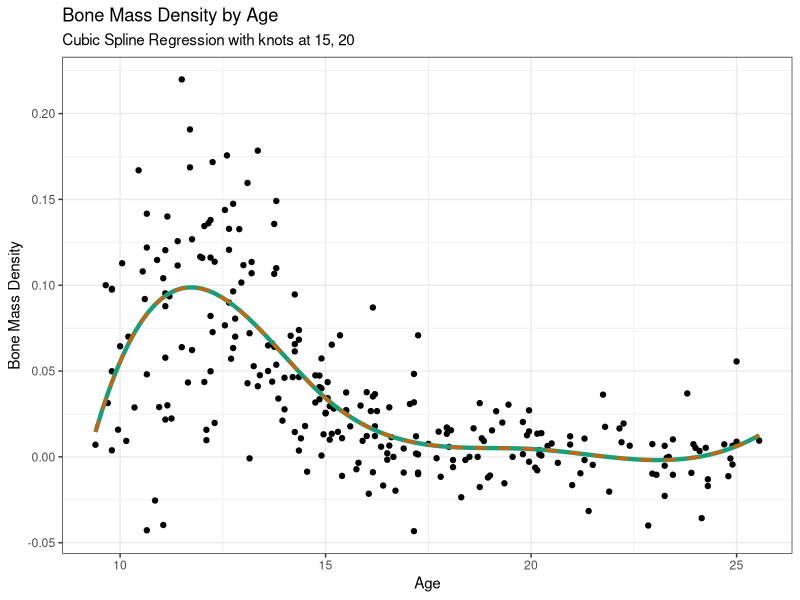

R code for this plot: (Note: this script raises an error after producing the figure.)
## ---- chunk 1
knitr::opts_chunk$set(echo = TRUE)
library(tidyverse)
library(splines)
## ---- chunk 2
bone_mass <- read_delim("BoneMassData.txt", delim = " ")

females <- bone_mass %>% filter(gender == "female")


y <- females$spnbmd
x <- females$age

h_5 <- function(x, zeta_1 = 15){ifelse((x - zeta_1) > 0, (x - zeta_1)^3, 0)}
h_6 <- function(x, zeta_2 = 20){ifelse((x - zeta_2) > 0, (x - zeta_2)^3, 0)}

B <- matrix(
  c(rep(1, length(x)),
  x,
  x^2,
  x^3,
  h_5(x),
  h_6(x)),
  ncol = 6
)

alpha <- solve(t(B) %*% B) %*% t(B) %*% y

## ---- chunk 3

S_x <- function(x, zeta_1 = 15, zeta_2 = 20, A = alpha){
  H <- matrix(
    c(rep(1, length(x)),
    x, 
    x^2, 
    x^3, 
    h_5(x), 
    h_6(x)),
    ncol = 6
  )
  Sx <- apply(H,1,function(x){sum(A*x)})
  return(Sx)
}

ggplot(data = females, aes(x = age, y = spnbmd)) +
  geom_point() +
  theme_bw() +
  stat_function(fun = S_x, color = "#1B9E77", size = 1.5) +
  geom_smooth(method = "lm", formula = y ~ bs(x, knots=c(15,20)), 
              alpha = 0, color = "#D95F02", linetype = 2, size = 1) +
  labs(x = "Age", y = "Bone Mass Density", 
       title = "Bone Mass Density by Age", 
       subtitle = "Cubic Spline Regression with knots at 15, 20")

## ---- chunk 4
options(digits = 16)
i <- seq(-20,0,1)
h <- 10^i

finite_difference_1 <- function(x,h){
  fx <- (exp(x + h) - exp(x)) / h
  
  return(fx)
}

finite_difference_2 <- function(x,h){
  fx <- (exp(x + h) - exp(x - h)) / (2 * h)
  
  return(fx)
}

differences_1 <- sapply(h, finite_difference_1, x = 0)
differences_2 <- sapply(h, finite_difference_2, x = 0)

results <- data.frame(
  h = format(10^i, scientific = T, digits = 2),
  fin_diff_1 = differences_1,
  fin_diff_2 = differences_2
)
## ---- chunk 5
print(xtable::xtable(results, digits = 16), comment = F)
## ---- chunk 6
result_errors <- data.frame(h = results$h,
                             error_1 = results$fin_diff_1 - 1,
                             error_2 = results$fin_diff_2 - 1)
## ---- chunk 7

print(xtable::xtable(result_errors, digits = 16), comment = F)
## ---- chunk 8
norm_cdf <- function(z){1 / (sqrt(2 * pi)) * exp(-z^2 / 2)}
integrate(norm_cdf, 0, 7.5, subdivisions = 100)

Fapprox <- function(n, method = "reimann", upperlimit = 7.5){
  `%notin%` = Negate(`%in%`)
  if(method %notin% c("reimann", "trapezoid", "useR")){
    return("Please enter a valid integration method")
  }
  
  h <- upperlimit / n
  
  rectangle <- function(z){
    height <- 1 / sqrt(2 * pi) * exp(-(z^2) / 2)
    width <- h
    area <- height * width
    return(area)
  }
  
  trapezoid <- function(z){
    height_1 <- 1 / sqrt(2 * pi) * exp(-(z^2) / 2)
    height_2 <- 1 / sqrt(2 * pi) * exp(-((z + h)^2) / 2)
    area <- (height_1 + height_2) / 2 * h
    
  }
  
  if(method == "reimann"){
    cuts <- seq(0, upperlimit, h)
    norm_cdf <- sum(sapply(cuts[-n], rectangle))
  }else if(method == "trapezoid"){
    cuts <- seq(0, upperlimit, h)
    norm_cdf <- sum(sapply(cuts[-n], trapezoid))
  }else{
    norm_cdf_func <- function(z){1 / (sqrt(2 * pi)) * exp(-z^2 / 2)}
    norm_cdf <- integrate(norm_cdf_func, 0, 
                          upperlimit, 
                          subdivisions = n)$value
  }
  return(norm_cdf)
  
}

n_s <- c(10,100,1000,10000)
evaluations <- data.frame(
  n = format(n_s, digits = 0),
  Riemann = sapply(n_s, Fapprox),
  Trapezoid = sapply(n_s, Fapprox, method = "trapezoid"),
  useR = sapply(n_s, Fapprox, method = "useR")
)

print(xtable::xtable(evaluations, digits = 16), comment = F)


